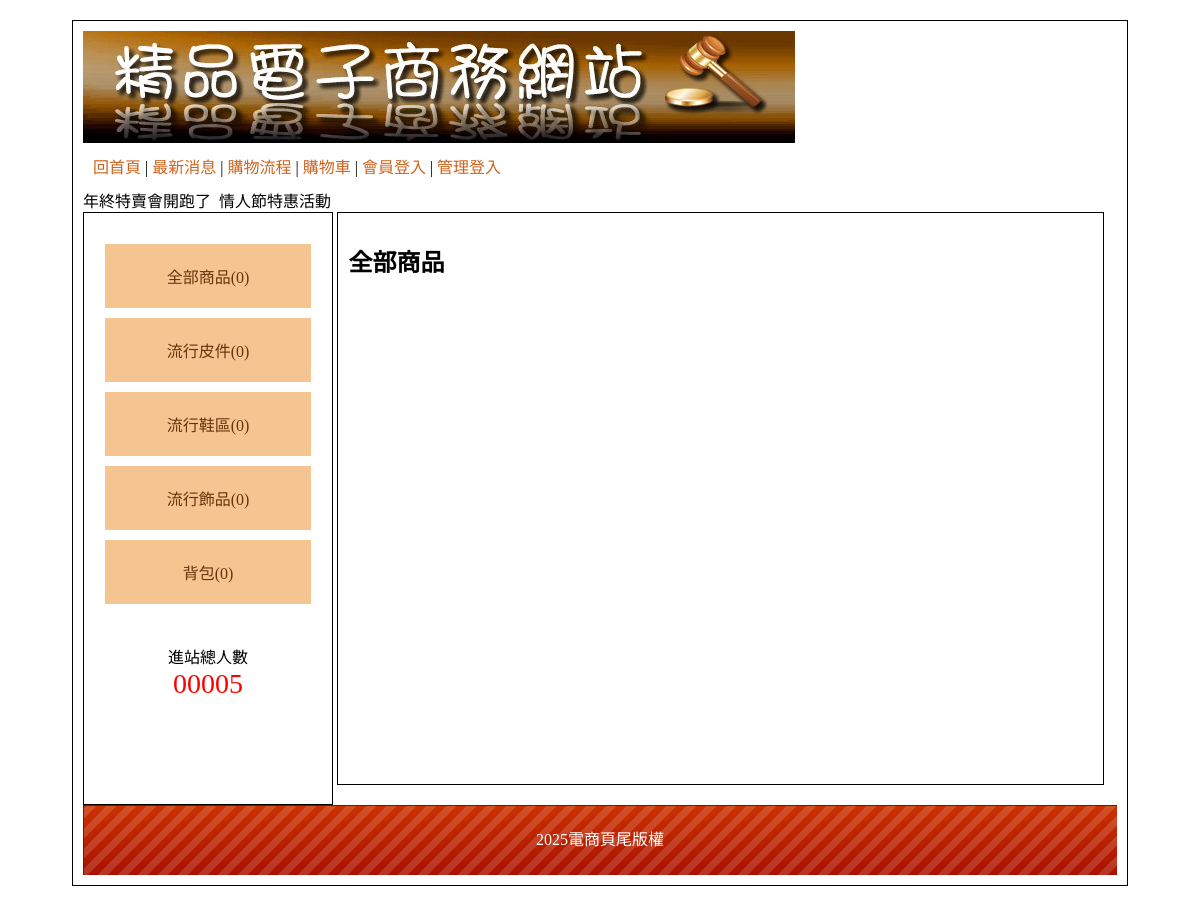
Before: / with the older database file.
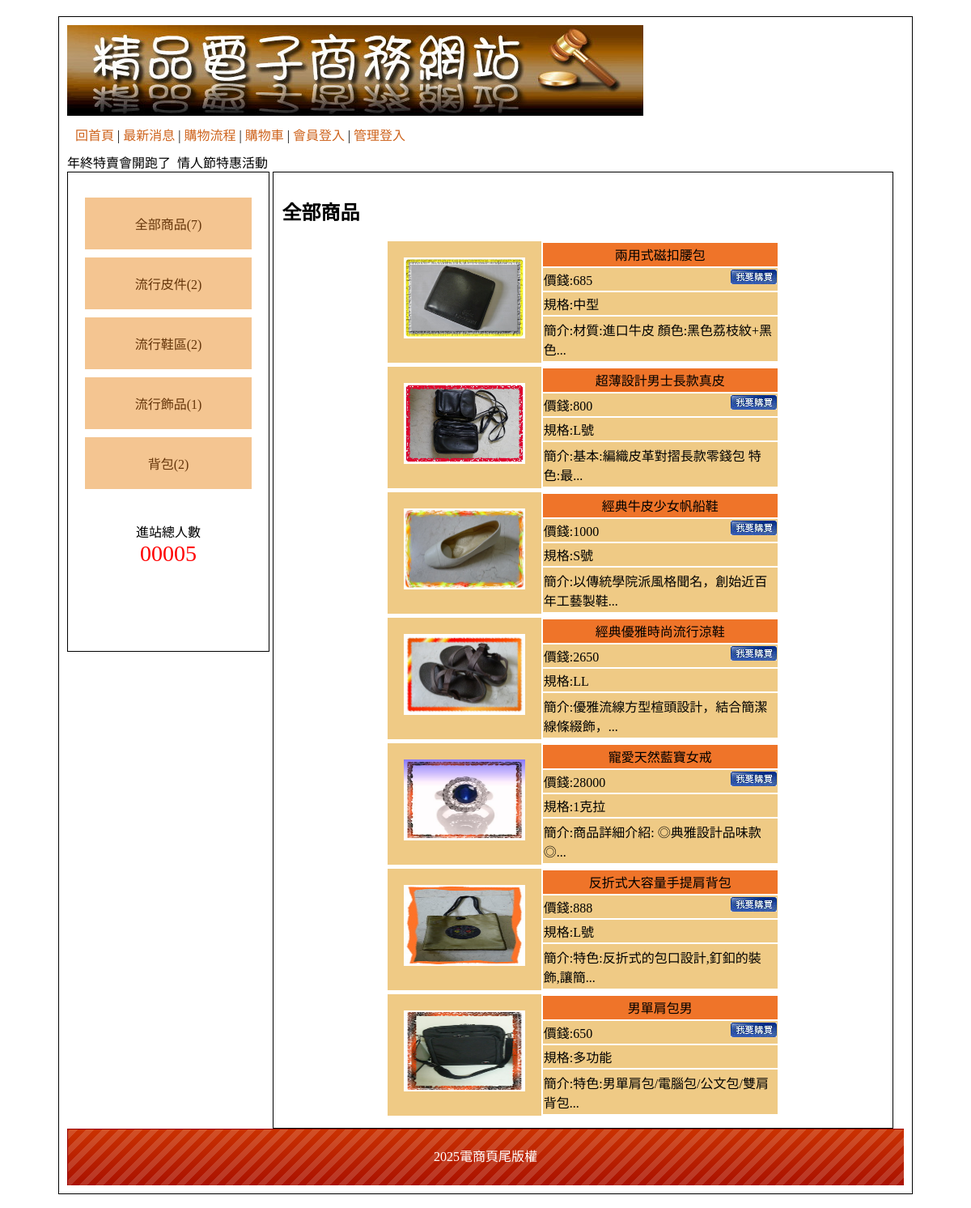
After: the same page with the newer database file.
### tables this page shows
CREATE TABLE `type` (
  `id` int(10) UNSIGNED NOT NULL,
  `name` text NOT NULL,
  `big_id` int(2) NOT NULL DEFAULT 0
);

CREATE TABLE `bot` (
  `id` int(10) UNSIGNED NOT NULL,
  `bottom` text NOT NULL
);

CREATE TABLE `item` (
  `id` int(10) UNSIGNED NOT NULL,
  `no` text NOT NULL,
  `name` text NOT NULL,
  `price` int(10) UNSIGNED NOT NULL,
  `spec` text NOT NULL,
  `stock` int(10) UNSIGNED NOT NULL,
  `img` text NOT NULL,
  `intro` text NOT NULL,
  `big` int(10) UNSIGNED NOT NULL,
  `mid` int(10) UNSIGNED NOT NULL,
  `sh` int(1) NOT NULL
);

### api/db.php (called while the page is built, shortened)
<?php
class DB{
private $dsn="mysql:host=localhost;dbname=db11;charset=utf8";
private $pdo;
private $table;
function __construct($table){
    $this->table=$table;
    $this->pdo=new PDO($this->dsn,"root",'');
}
function all(...$arg){
    $sql="select * from $this->table ";
    if(isset($arg[0])){
        if(is_array($arg[0])){
            $tmp=$this->arraytosql($arg[0]);
            $sql=$sql." where ".join(" AND " , $tmp);
        }else{
            $sql .= $arg[0];
        }
    }
    return $this->pdo->query($sql)->fetchAll(PDO::FETCH_ASSOC);
}
function count(...$arg){
    $sql="select count(*) from $this->table ";
    if(isset($arg[0])){
        if(is_array($arg[0])){
            $tmp=$this->arraytosql($arg[0]);
            $sql=$sql." where ".join(" AND " , $tmp);
        }else{
            $sql .= $arg[0];
        }
    }
    return $this->pdo->query($sql)->fetchColumn();
}
function find($id){
    $sql="select * from $this->table ";
    if(is_array($id)){
        $tmp=$this->arraytosql($id);
        $sql=$sql." where ".join(" AND " , $tmp);
    }else{
        $sql .= " WHERE `id`='$id'";
    }
    return $this->pdo->query($sql)->fetch(PDO::FETCH_ASSOC);
}
private function arraytosql($array){
    $tmp=[];
    foreach($array as $key => $value){
        $tmp[]="`$key`='$value'";
    }
    return $tmp;
}
}
$Type=new DB('type');
$Bot=new DB('bot');
$Item=new DB('item');
?>

### index.php (the view, shortened to what this page needs)
<?php include_once "./api/db.php";?>
<!DOCTYPE html
    PUBLIC "-//W3C//DTD XHTML 1.0 Transitional//EN" "http://www.w3.org/TR/xhtml1/DTD/xhtml1-transitional.dtd">
<html xmlns="http://www.w3.org/1999/xhtml">
<head>
    <link href="./css/css.css" rel="stylesheet" type="text/css">
</head>
<body>
    <div id="main">
        <div id="top">
            <a href="?">
                <img src="./icon/0416.jpg">
            </a>
            <div style="padding:10px;">
                <a href="?">回首頁</a> |
                <a href="?do=news">最新消息</a> |
                <a href="?do=look">購物流程</a> |
                <a href="?do=buycart">購物車</a> |
                <?php
                  if(isset($_SESSION['login'])){
                    echo "<a href='./api/logout.php'>登出</a>";
                  }else{
                    echo "<a href='?do=login'>會員登入</a>";
                  }
                ?>
                |
                <?php
                  if(isset($_SESSION['admin'])){
                    echo "<a href='back.php'>返回管理</a>";
                  }else{
                    echo "<a href='?do=admin'>管理登入</a>";
                  }
                ?>
            </div>
            <marquee>年終特賣會開跑了&nbsp;&nbsp;情人節特惠活動 &nbsp;&nbsp;</marquee>
        </div>
        <div id="left" class="ct">
            <div style="min-height:400px;">
              <a href="?type=0">全部商品(<?=$Item->count(['sh'=>1]);?>)</a>
              <?php
              $bigs=$Type->all(['big_id'=>0]) ;
              foreach ($bigs as $big):
              ?>
                <div class="ww">
                <a href="?type=<?=$big['id'];?>"><?=$big['name'];?>(<?=$Item->count(['big'=>$big['id'],'sh'=>1]);?>)</a>
             <?php
                echo "</div>";
              endforeach;
             ?>
            </div>
            <span>
                <div>進站總人數</div>
                <div style="color:#f00; font-size:28px;">
                    00005 </div>
            </span>
        </div>
        <div id="right">
            <?php
              $do=$_GET['do']??'main';
              $file="./front/{$do}.php";
              if(file_exists($file)){
                include $file;
             }else{
                include "./front/main.php";
             }
            ?>
        </div>
        <div id="bottom" style="line-height:70px;background:url(./icon/bot.png); color:#FFF;" class="ct">
            <?=$Bot->find(1)['bottom'];?> </div>
    </div>
</body>
</html>

### front/main.php
<?php
$type=$_GET['type']??0;
$nav="全部商品";
if($type!=0){
  $row=$Type->find($type);
  if($row['big_id']==0){
    $nav=$row['name'];
    $items=$Item->all(['sh'=>1,'big'=>$type]);
  }else{
    $big=$Type->find($row['big_id']);
    $nav=$big['name']." > ".$row['name'];
    $items=$Item->all(['sh'=>1,'mid'=>$type]);
  }
}else{
    $items=$Item->all(['sh'=>1]);
}
?>
<h2><?=$nav;?></h2>
<?php foreach($items as $item): ?>
<div style="display:flex;width:65%;height:150px;margin:5px auto;">
    <div class="pp ct" style="padding:20px;">
      <a href="?do=detail&id=<?=$item['id'];?>">
       <img src="./image/<?=$item['img'];?>" style="width:150px;height:100px;">
      </a>
    </div>
    <div>
        <table style="height:100%;">
            <tr class="tt ct">
                <td><?=$item['name'];?></td>
            </tr>
            <tr class="pp">
            <td>價錢:<?=$item['price'];?>
            <a href="?do=buycart&id=<?=$item['id'];?>&qt=1">
                <img src="./icon/0402.jpg"style="float:right">
            </a>
            </td>
            </tr>
            <tr class="pp">
                <td>規格:<?=$item['spec'];?></td>
            </tr>
            <tr class="pp">
                <td>
                    簡介:<?=mb_substr($item['intro'],0,20);?>...
                </td>
            </tr>
        </table>
    </div>
</div>
<?php endforeach;?>

### css/css.css (style rules this page uses)
body { font-family:"微軟正黑體"; }
#main { width:1034px; padding:10px; margin:20px auto 20px auto; border:#000 solid 1px; min-height:768px; }
#top a { color:#CE631C; text-decoration:none; }
#left { display:inline-block; width:20%; padding:2%; min-height:550px; vertical-align:top; border:#000 1px solid; }
#left a { display:block; padding:20px 5px 20px 5px; text-decoration:none; background:#F4C591; margin:10px auto 10px auto; color:#65350A; }
.ct { text-align:center; }
#right { display:inline-block; width:72%; padding:1%; min-height:550px; border:#000 1px solid; }
#bottom { height:70px; background-size:cover; }
.tt { background:#EF7429; }
.tt td { background:#EF7429; }
.pp { background:#EFCA85; }
.pp td { background:#EFCA85; }

Changed rows visible on the page:
computed for type "流行皮件": count "0" → "2"
computed for type "流行鞋區": id "0" → "2"
computed for type "流行飾品": count "0" → "1"
computed for type "背包": count "0" → "2"
added item: img (picture), name "兩用式磁扣腰包", price "685", spec "中型", intro "材質:進口牛皮 顏色:黑色荔枝紋+黑色"
added item: img (picture), name "超薄設計男士長款真皮", price "800", spec "L號", intro "基本:編織皮革對摺長款零錢包 特色:最"
added item: img (picture), name "經典牛皮少女帆船鞋", price "1000", spec "S號", intro "以傳統學院派風格聞名，創始近百年工藝製鞋"
added item: img (picture), name "經典優雅時尚流行涼鞋", price "2650", spec "LL", intro "優雅流線方型楦頭設計，結合簡潔線條綴飾，"
added item: img (picture), name "寵愛天然藍寶女戒", price "28000", spec "1克拉", intro "商品詳細介紹: ◎典雅設計品味款 ◎"
added item: img (picture), name "反折式大容量手提肩背包", price "888", spec "L號", intro "特色:反折式的包口設計,釘釦的裝飾,讓簡"
added item: img (picture), name "男單肩包男", price "650", spec "多功能", intro "特色:男單肩包/電腦包/公文包/雙肩背包"
Other visible differences:
$Item->count(['sh'=>1]): "0" → "7"
